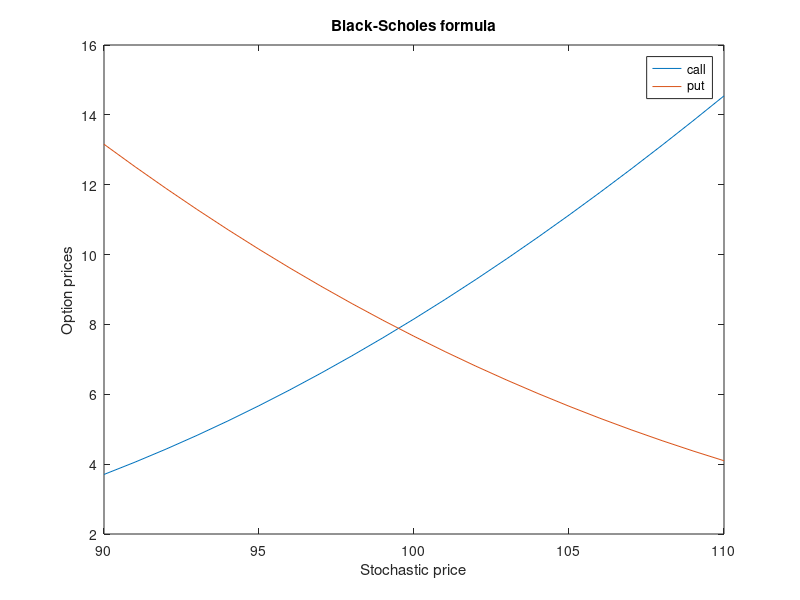
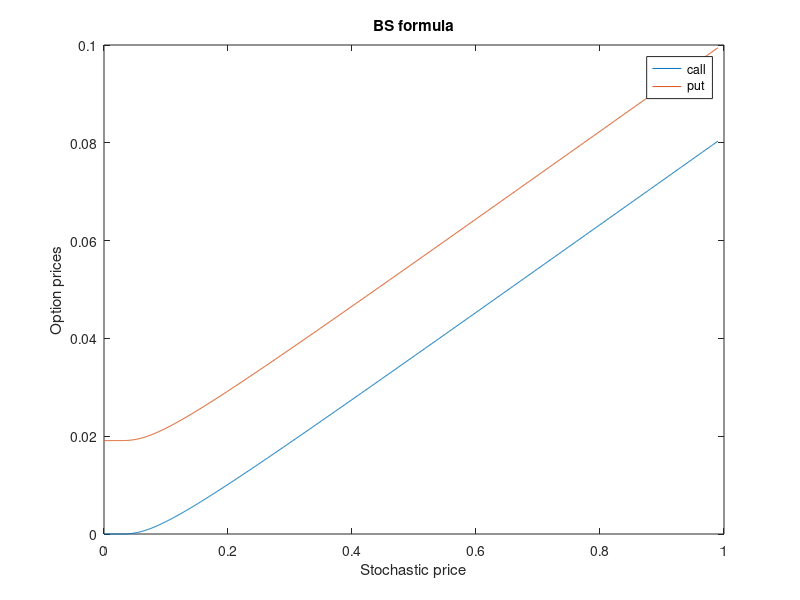

The MATLAB script that drew these images, in order:
%% module saved in file <<exBS.m>>
so=100;
x=100;
r=0.01;
t=1;
sig=0.2;
q=0.005;
[call put]=blsprice(so,x,r,t,sig,q);
fprintf('call=%10.4f, put=%10.4f\n', call, put);
%
% using some underlying ?prices  to compute option ?price and plot
%
so=90:1:110;
[call put]=blsprice(so,x,r,t,sig,q);
figure(1);
%plot(so,call);
plot(so,call,so,put);
legend('call','put');
xlabel('Stochastic price');
ylabel('Option prices');
title('Black-Scholes formula');

so=1.15;
x=1.17;
r=0.02;
t=14/365.0;
sig=0.15;
q=0.000;
[call put]=blsprice(so,x,r,t,sig,q);
fprintf('call=%10.4f, put=%10.4f\n', call, put);

sig=0.00:0.001:0.99;
%r=0.00:0.001:0.99
[call put]=blsprice(so,x,r,t,sig,q);
figure(2);
plot(sig,call);
plot(sig,call,sig,put);
legend('call','put');
xlabel('Stochastic price');ylabel('Option prices');title('BS formula');
find(call>=0.0064 & call <= 0.0066)
sig(find(call>=0.0064 & call <= 0.0066))
%r(find(call>=0.0064 & call <= 0.0066))
call(155:157)
